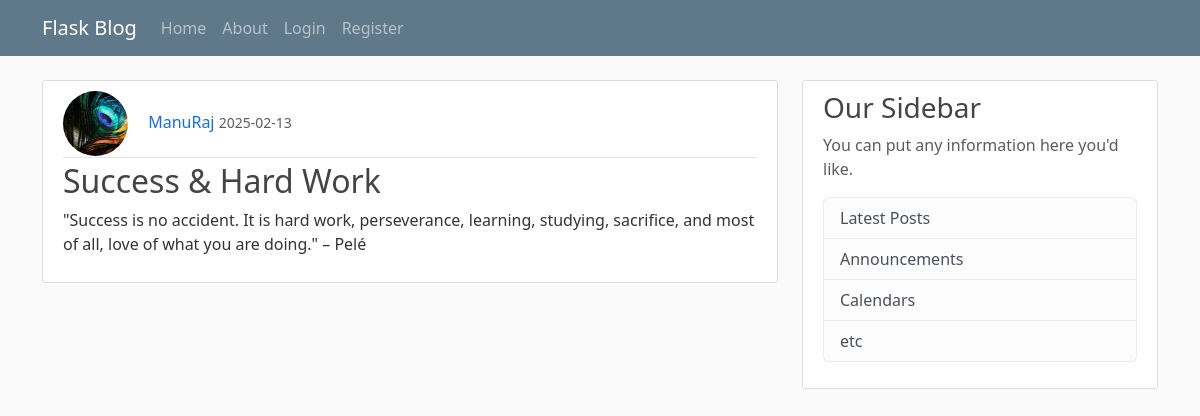
The page /14 on the database its author committed.
### main/models.py (models this page shows, shortened)
class User(db.Model, UserMixin):
    id = db.Column(db.Integer, primary_key=True)
    username = db.Column(db.String(20), unique=True, nullable=False)
    email = db.Column(db.String(120), unique=True, nullable=False)
    image_file = db.Column(db.String(20), nullable=False, default='default.jpg')
    password = db.Column(db.String(60), nullable=False)
    posts = db.relationship('Post',backref='author', lazy=True)

class Post(db.Model):
    id = db.Column(db.Integer, primary_key=True)
    title = db.Column(db.String(100), nullable=False)
    date_posted = db.Column(db.DateTime, nullable=False, default=datetime.utcnow)
    content = db.Column(db.Text, nullable=False)
    user_id = db.Column(db.Integer, db.ForeignKey('user.id'), nullable=False)

### main/routes.py (the view)
@app.route("/<int:post_id>")
def post(post_id):
    post = Post.query.get_or_404(post_id)
    return render_template("post.html", title=post.title, post=post)

### main/templates/post.html (shortened to what this page needs)
{% extends "layout.html" %}
{% block content %}
    <article class="media content-section">
        <div class="media-body">
        <div class="article-metadata">
            <img class="rounded-circle article-img" src="{{url_for('static', filename='profile/' + post.author.image_file)}}" alt="">
            <a class="decoration mr-2" href="{{url_for('user_posts', username=post.author.username)}}">{{ post.author.username }}</a>
            <small class="text-muted">{{ post.date_posted.strftime('%Y-%m-%d') }}</small>
        </div>
        <h2 class="article-title">{{ post.title }}</h2>
        <p class="article-content">{{ post.content }}</p>
        </div>
    </article>
{% endblock %}

### main/static/main.css (style rules this page uses)
body { background: #fafafa; color: #333333; margin-top: 5rem; }
h1, h2, h3, h4, h5, h6 { color: #444444; }
.content-section { background: #ffffff; padding: 10px 20px; border: 1px solid #dddddd; border-radius: 3px; margin-bottom: 20px; }
.article-title { color: #444444; }
.article-content { white-space: pre-line; }
.article-img { height: 65px; width: 65px; margin-right: 16px; }
.article-metadata { padding-bottom: 1px; margin-bottom: 4px; border-bottom: 1px solid #e3e3e3 }

### main/templates/post.html (style rules this page uses)
.decoration { text-decoration: none; }

### rows shown on the page
User: image_file (picture), author.username "ManuRaj"
Post: date_posted "2025-02-13", title "Success & Hard Work", content "\"Success is no accident. It is hard work, perseverance, learning, studying, sacrifice, and most of all, love of what you are doing.\" – Pelé"
